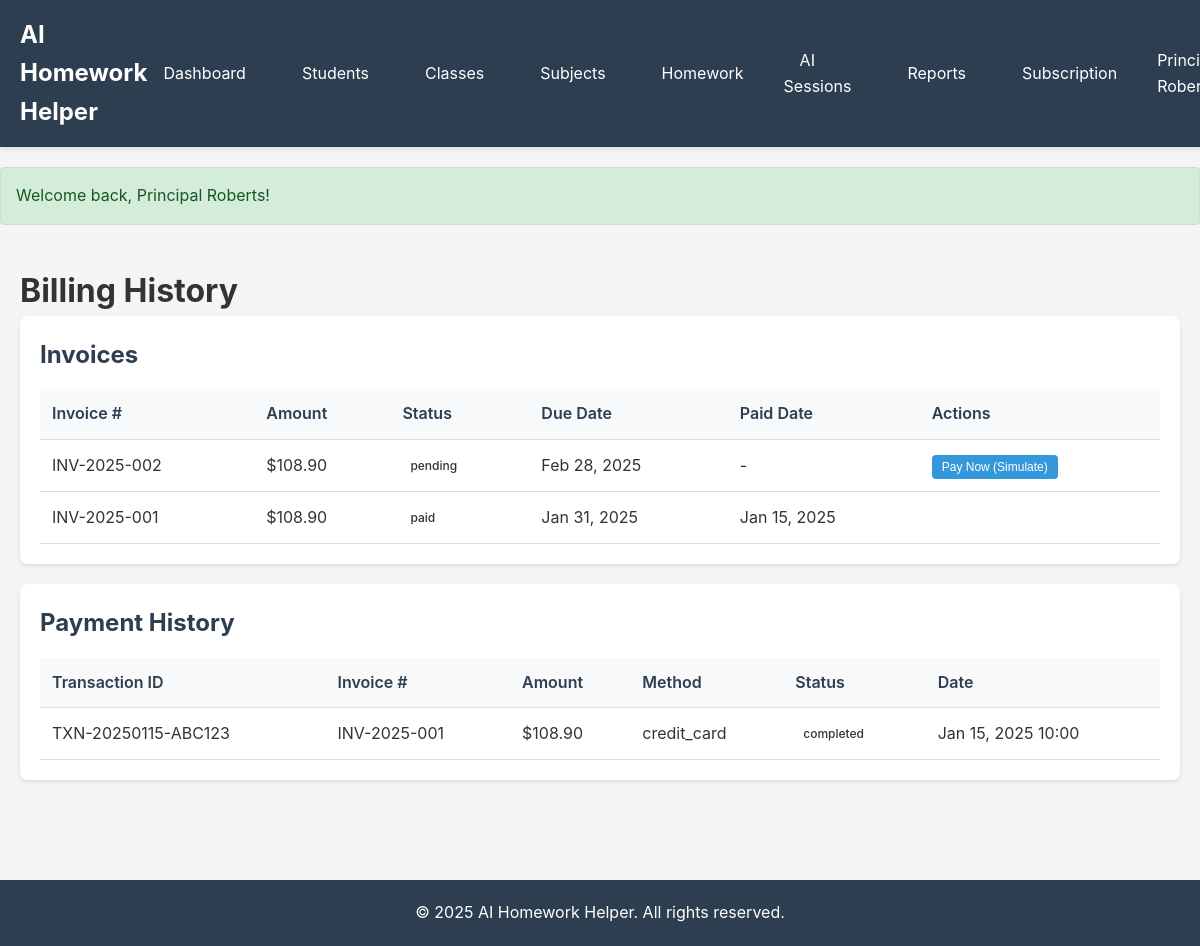
Page /admin/billing (signed in) on the committed database.
### tables this page shows
CREATE TABLE `invoices` (
  `id` INT(11) UNSIGNED NOT NULL AUTO_INCREMENT,
  `tenant_id` INT(11) UNSIGNED NOT NULL,
  `invoice_number` VARCHAR(50) NOT NULL,
  `amount` DECIMAL(10,2) NOT NULL,
  `tax` DECIMAL(10,2) NOT NULL DEFAULT 0.00,
  `total` DECIMAL(10,2) NOT NULL,
  `status` ENUM('pending', 'paid', 'cancelled') NOT NULL DEFAULT 'pending',
  `due_date` DATE NOT NULL,
  `paid_at` DATETIME NULL,
  `created_at` DATETIME NOT NULL DEFAULT CURRENT_TIMESTAMP,
  `updated_at` DATETIME NULL ON UPDATE CURRENT_TIMESTAMP,
  PRIMARY KEY (`id`),
  UNIQUE KEY `invoice_number` (`invoice_number`),
  KEY `tenant_id` (`tenant_id`),
  KEY `status` (`status`),
  FOREIGN KEY (`tenant_id`) REFERENCES `tenants` (`id`) ON DELETE CASCADE
);

CREATE TABLE `payments` (
  `id` INT(11) UNSIGNED NOT NULL AUTO_INCREMENT,
  `tenant_id` INT(11) UNSIGNED NOT NULL,
  `invoice_id` INT(11) UNSIGNED NOT NULL,
  `amount` DECIMAL(10,2) NOT NULL,
  `payment_method` VARCHAR(50) NOT NULL,
  `transaction_id` VARCHAR(100) NULL,
  `status` ENUM('pending', 'completed', 'failed') NOT NULL DEFAULT 'pending',
  `created_at` DATETIME NOT NULL DEFAULT CURRENT_TIMESTAMP,
  `updated_at` DATETIME NULL ON UPDATE CURRENT_TIMESTAMP,
  PRIMARY KEY (`id`),
  KEY `tenant_id` (`tenant_id`),
  KEY `invoice_id` (`invoice_id`),
  KEY `status` (`status`),
  FOREIGN KEY (`tenant_id`) REFERENCES `tenants` (`id`) ON DELETE CASCADE,
  FOREIGN KEY (`invoice_id`) REFERENCES `invoices` (`id`) ON DELETE CASCADE
);

### app/controllers/SubscriptionController.php (called while the page is built, shortened)
<?php
class SubscriptionController extends Controller
{
    public function billing()
    {
        $tenantId = Auth::tenantId();
        $invoiceModel = $this->model('Invoice');
        $paymentModel = $this->model('Payment');
        $invoices = $invoiceModel->getByTenant($tenantId);
        $payments = $paymentModel->getByTenant($tenantId);
        $data = [
            'invoices' => $invoices,
            'payments' => $payments,
        ];
        $this->view('admin/billing', $data);
    }
}

### app/core/Router.php (called while the page is built, shortened)
<?php
class Router
{
    private $routes = [];
    private $method = 'index';
    private $params = [];
    public function add($method, $uri, $controller, $action)
    {
        $this->routes[] = [
            'method' => strtoupper($method),
            'uri' => $uri,
            'controller' => $controller,
            'action' => $action
        ];
    }
    public function dispatch()
    {
        $requestUri = $this->getUri();
        $requestMethod = $_SERVER['REQUEST_METHOD'];
        foreach ($this->routes as $route) {
            $pattern = $this->convertUriToRegex($route['uri']);
            if ($route['method'] === $requestMethod && preg_match($pattern, $requestUri, $matches)) {
                array_shift($matches);
                $this->method = $route['action'];
                $this->params = $matches;
                break;
            }
        }
        $this->execute();
    }
    private function execute()
    {
        $controllerInstance = new $this->controller();
        call_user_func_array([$controllerInstance, $this->method], $this->params);
    }
    private function getUri()
    {
        $uri = $_SERVER['REQUEST_URI'] ?? '/';
        $uri = strtok($uri, '?');
        return '/' . trim($uri, '/');
    }
    private function convertUriToRegex($uri)
    {
        $pattern = preg_replace('/\{([a-zA-Z0-9_]+)\}/', '([^/]+)', $uri);
        return '#^' . $pattern . '$#';
    }
}

### app/core/App.php (called while the page is built, shortened)
<?php
class App
{
    private $router;
    public function __construct()
    {
        $this->router = new Router();
    }
    public function run()
    {
        $this->router->dispatch();
    }
    private function loadRoutes()
    {
        $this->router->add('GET', '/', 'HomeController', 'index');
        $this->router->add('GET', '/login', 'AuthController', 'login');
        $this->router->add('POST', '/login', 'AuthController', 'loginPost');
        $this->router->add('GET', '/logout', 'AuthController', 'logout');
        $this->router->add('GET', '/register', 'AuthController', 'register');
        $this->router->add('POST', '/register', 'AuthController', 'registerPost');
        $this->router->add('GET', '/dashboard', 'DashboardController', 'index');
        $this->router->add('GET', '/students', 'StudentController', 'index');
        $this->router->add('GET', '/students/create', 'StudentController', 'create');
        $this->router->add('POST', '/students/create', 'StudentController', 'store');
        $this->router->add('GET', '/students/{id}', 'StudentController', 'show');
        $this->router->add('GET', '/students/{id}/edit', 'StudentController', 'edit');
        $this->router->add('POST', '/students/{id}/edit', 'StudentController', 'update');
        $this->router->add('POST', '/students/{id}/delete', 'StudentController', 'delete');
        $this->router->add('GET', '/teachers', 'TeacherController', 'index');
        $this->router->add('GET', '/teachers/create', 'TeacherController', 'create');
        $this->router->add('POST', '/teachers/create', 'TeacherController', 'store');
        $this->router->add('GET', '/teachers/{id}/edit', 'TeacherController', 'edit');
        $this->router->add('POST', '/teachers/{id}/edit', 'TeacherController', 'update');
        $this->router->add('POST', '/teachers/{id}/delete', 'TeacherController', 'delete');
        $this->router->add('GET', '/classes', 'ClassController', 'index');
        $this->router->add('GET', '/classes/create', 'ClassController', 'create');
        $this->router->add('POST', '/classes/create', 'ClassController', 'store');
        $this->router->add('GET', '/classes/{id}/edit', 'ClassController', 'edit');
        $this->router->add('POST', '/classes/{id}/edit', 'ClassController', 'update');
        $this->router->add('POST', '/classes/{id}/delete', 'ClassController', 'delete');
        $this->router->add('GET', '/subjects', 'SubjectController', 'index');
        $this->router->add('GET', '/subjects/create', 'SubjectController', 'create');
        $this->router->add('POST', '/subjects/create', 'SubjectController', 'store');
        $this->router->add('GET', '/subjects/{id}/edit', 'SubjectController', 'edit');
        $this->router->add('POST', '/subjects/{id}/edit', 'SubjectController', 'update');
        $this->router->add('POST', '/subjects/{id}/delete', 'SubjectController', 'delete');
        $this->router->add('GET', '/homework', 'HomeworkController', 'index');
        $this->router->add('GET', '/homework/create', 'HomeworkController', 'create');
        $this->router->add('POST', '/homework/create', 'HomeworkController', 'store');
        $this->router->add('GET', '/homework/{id}', 'HomeworkController', 'show');
        $this->router->add('POST', '/homework/{id}/ask-ai', 'HomeworkController', 'askAi');
        $this->router->add('POST', '/homework/{id}/status', 'HomeworkController', 'updateStatus');
        $this->router->add('POST', '/homework/{id}/delete', 'HomeworkController', 'delete');
        $this->router->add('GET', '/ai/sessions', 'AiController', 'sessions');
        $this->router->add('GET', '/ai/quiz/generate', 'AiController', 'generateQuiz');
        $this->router->add('POST', '/ai/quiz/generate', 'AiController', 'generateQuizPost');
        $this->router->add('GET', '/ai/quiz/{id}', 'AiController', 'showQuiz');
        $this->router->add('POST', '/ai/quiz/{id}/submit', 'AiController', 'submitQuiz');
        $this->router->add('GET', '/admin/subscription', 'SubscriptionController', 'index');
        $this->router->add('GET', '/admin/plans', 'SubscriptionController', 'plans');
        $this->router->add('POST', '/admin/subscription/change', 'SubscriptionController', 'changePlan');
        $this->router->add('GET', '/admin/billing', 'SubscriptionController', 'billing');
        $this->router->add('POST', '/admin/payment/simulate', 'SubscriptionController', 'simulatePayment');
        $this->router->add('GET', '/admin/tenants', 'TenantController', 'index');
        $this->router->add('GET', '/admin/tenants/create', 'TenantController', 'create');
        $this->router->add('POST', '/admin/tenants/create', 'TenantController', 'store');
        $this->router->add('GET', '/admin/tenants/{id}/edit', 'TenantController', 'edit');
        $this->router->add('POST', '/admin/tenants/{id}/edit', 'TenantController', 'update');
        $this->router->add('GET', '/admin/users', 'UserController', 'index');
        $this->router->add('GET', '/admin/users/create', 'UserController', 'create');
        $this->router->add('POST', '/admin/users/create', 'UserController', 'store');
        $this->router->add('GET', '/admin/users/{id}/edit', 'UserController', 'edit');
        $this->router->add('POST', '/admin/users/{id}/edit', 'UserController', 'update');
        $this->router->add('POST', '/admin/users/{id}/delete', 'UserController', 'delete');
        $this->router->add('GET', '/reports/homework', 'ReportController', 'homework');
        $this->router->add('GET', '/reports/performance', 'ReportController', 'performance');
        $this->router->add('GET', '/reports/usage', 'ReportController', 'usage');
        $this->router->add('POST', '/api/v1/homework/create', 'ApiController', 'createHomework');
        $this->router->add('GET', '/api/v1/homework/{id}', 'ApiController', 'getHomework');
    }
}

### public/index.php (called while the page is built, shortened)
<?php
require_once __DIR__ . '/../app/core/Database.php';
require_once __DIR__ . '/../app/core/Router.php';
require_once __DIR__ . '/../app/core/Controller.php';
require_once __DIR__ . '/../app/core/Model.php';
require_once __DIR__ . '/../app/core/App.php';
require_once __DIR__ . '/../app/helpers/Auth.php';
$app = new App();
$app->run();

### app/core/Database.php (called while the page is built, shortened)
<?php
class Database
{
    private static $instance = null;
    private $connection;
    private $host;
    private $dbname;
    private $username;
    private $password;
    private $charset;
    private function __construct()
    {
        $this->host = $_ENV['DB_HOST'] ?? 'localhost';
        $this->dbname = $_ENV['DB_NAME'] ?? 'ai_homework_helper';
        $this->username = $_ENV['DB_USER'] ?? 'root';
        $this->password = $_ENV['DB_PASS'] ?? '';
        $this->charset = 'utf8mb4';
    }
    public static function getInstance()
    {
        if (self::$instance === null) {
            self::$instance = new self();
        }
        return self::$instance;
    }
    private function connect()
    {
        $dsn = "mysql:host={$this->host};dbname={$this->dbname};charset={$this->charset}";
        $options = [
            PDO::ATTR_ERRMODE => PDO::ERRMODE_EXCEPTION,
            PDO::ATTR_DEFAULT_FETCH_MODE => PDO::FETCH_ASSOC,
            PDO::ATTR_EMULATE_PREPARES => false,
        ];
        try {
            $this->connection = new PDO($dsn, $this->username, $this->password, $options);
        } catch (PDOException $e) {
            die("Database connection failed: " . $e->getMessage());
        }
    }
    public function getConnection()
    {
        return $this->connection;
    }
}

### app/helpers/Auth.php (called while the page is built, shortened)
<?php
class Auth
{
    public static function tenantId()
    {
        return $_SESSION['tenant_id'] ?? null;
    }
}

### app/core/Model.php (called while the page is built, shortened)
<?php
class Model
{
    public function __construct()
    {
        $this->db = Database::getInstance()->getConnection();
    }
}

### app/models/Invoice.php (called while the page is built, shortened)
<?php
class Invoice extends Model
{
    protected $table = 'invoices';
    public function getByTenant($tenantId, $limit = 20, $offset = 0)
    {
        $sql = "SELECT * FROM {$this->table}
                WHERE tenant_id = :tenant_id
                ORDER BY created_at DESC
                LIMIT :limit OFFSET :offset";
        $stmt = $this->db->prepare($sql);
        $stmt->bindValue(':tenant_id', $tenantId, PDO::PARAM_INT);
        $stmt->bindValue(':limit', $limit, PDO::PARAM_INT);
        $stmt->bindValue(':offset', $offset, PDO::PARAM_INT);
        $stmt->execute();
        return $stmt->fetchAll();
    }
}

### app/models/Payment.php (called while the page is built, shortened)
<?php
class Payment extends Model
{
    protected $table = 'payments';
    public function getByTenant($tenantId)
    {
        $sql = "SELECT p.*, i.invoice_number
                FROM {$this->table} p
                INNER JOIN invoices i ON p.invoice_id = i.id
                WHERE p.tenant_id = :tenant_id
                ORDER BY p.created_at DESC";
        $stmt = $this->db->prepare($sql);
        $stmt->bindValue(':tenant_id', $tenantId, PDO::PARAM_INT);
        $stmt->execute();
        return $stmt->fetchAll();
    }
}

### app/views/admin/billing.php (the view, shortened to what this page needs)
<?php require __DIR__ . '/../layouts/header.php'; ?>
<div class="container">
    <h1>Billing History</h1>
    <div class="card">
        <h2>Invoices</h2>
        <?php if (!empty($invoices)): ?>
            <table class="table">
                <thead>
                    <tr>
                        <th>Invoice #</th>
                        <th>Amount</th>
                        <th>Status</th>
                        <th>Due Date</th>
                        <th>Paid Date</th>
                        <th>Actions</th>
                    </tr>
                </thead>
                <tbody>
                    <?php foreach ($invoices as $invoice): ?>
                        <tr>
                            <td><?php echo htmlspecialchars($invoice['invoice_number']); ?></td>
                            <td>$<?php echo number_format($invoice['total'], 2); ?></td>
                            <td><span class="badge badge-<?php echo $invoice['status']; ?>"><?php echo $invoice['status']; ?></span></td>
                            <td><?php echo date('M d, Y', strtotime($invoice['due_date'])); ?></td>
                            <td><?php echo $invoice['paid_at'] ? date('M d, Y', strtotime($invoice['paid_at'])) : '-'; ?></td>
                            <td>
                                <?php if ($invoice['status'] === 'pending'): ?>
                                    <form method="POST" action="/admin/payment/simulate">
                                        <button type="submit" class="btn btn-sm btn-primary">Pay Now (Simulate)</button>
                                    </form>
                                <?php endif; ?>
                            </td>
                        </tr>
                    <?php endforeach; ?>
                </tbody>
            </table>
        <?php else: ?>
            <p>No invoices found.</p>
        <?php endif; ?>
    </div>
    <div class="card">
        <h2>Payment History</h2>
        <?php if (!empty($payments)): ?>
            <table class="table">
                <thead>
                    <tr>
                        <th>Transaction ID</th>
                        <th>Invoice #</th>
                        <th>Amount</th>
                        <th>Method</th>
                        <th>Status</th>
                        <th>Date</th>
                    </tr>
                </thead>
                <tbody>
                    <?php foreach ($payments as $payment): ?>
                        <tr>
                            <td><?php echo htmlspecialchars($payment['transaction_id']); ?></td>
                            <td><?php echo htmlspecialchars($payment['invoice_number']); ?></td>
                            <td>$<?php echo number_format($payment['amount'], 2); ?></td>
                            <td><?php echo htmlspecialchars($payment['payment_method']); ?></td>
                            <td><span class="badge badge-<?php echo $payment['status']; ?>"><?php echo $payment['status']; ?></span></td>
                            <td><?php echo date('M d, Y H:i', strtotime($payment['created_at'])); ?></td>
                        </tr>
                    <?php endforeach; ?>
                </tbody>
            </table>
        <?php else: ?>
            <p>No payments found.</p>
        <?php endif; ?>
    </div>
</div>
<?php require __DIR__ . '/../layouts/footer.php'; ?>

### rows in the picture
invoices: invoice_number "INV-2025-002", total "108.90", status "pending", due_date "Feb 28, 2025"
invoices: invoice_number "INV-2025-001", total "108.90", status "paid", due_date "Jan 31, 2025", paid_at "Jan 15, 2025"
payments: transaction "TXN-20250115-ABC123", invoice.invoice_number "INV-2025-001", amount "108.90", payment_method "credit_card", status "completed", created_at "Jan 15, 2025 10:00"

### other values in the picture
$message "Welcome back, Principal Roberts!"
